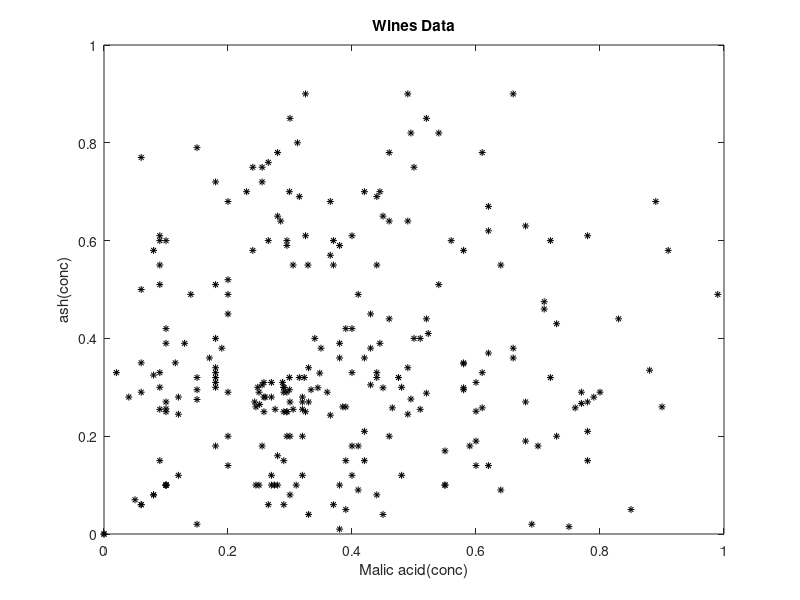
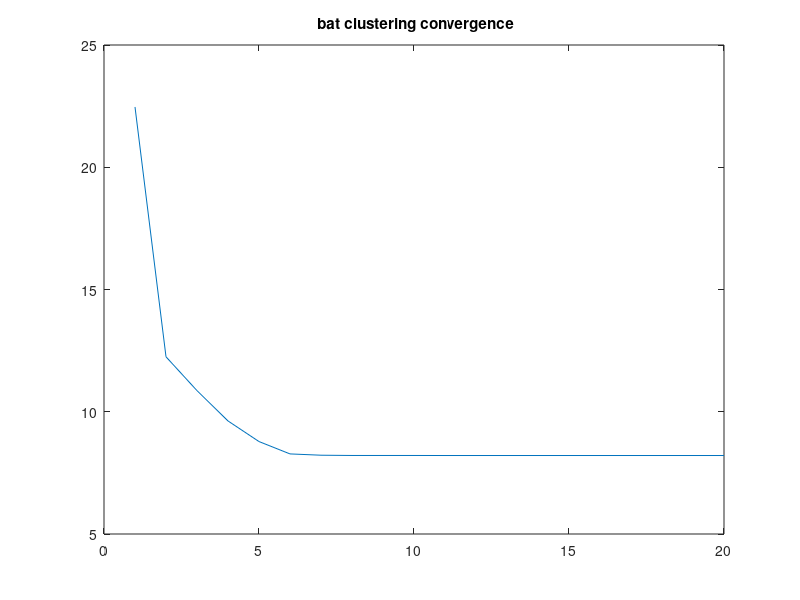
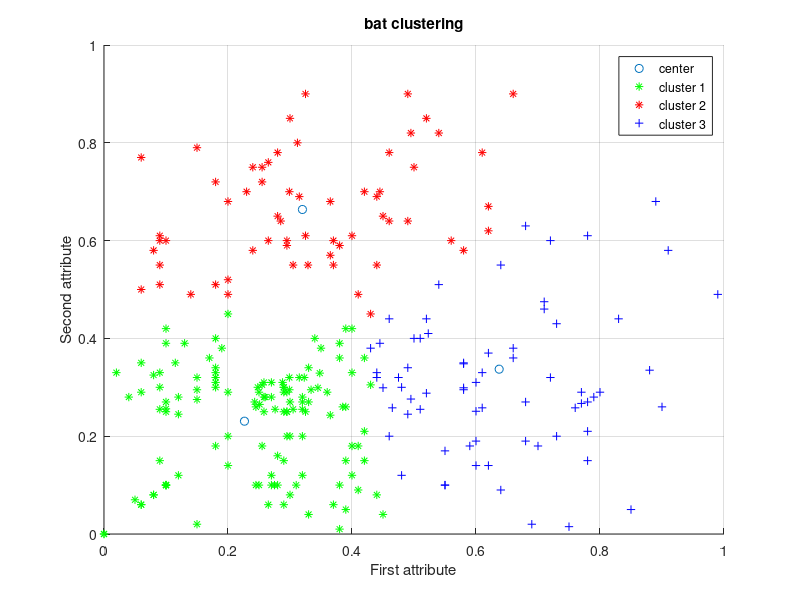

Write the MATLAB code that produced these figures, in order. (Note: this script raises an error after producing the figures.)
sam=load('Userknowledgemodelling.txt');
figure(1)
plot(sam(:,1),sam(:,2),'k*','MarkerSize',5);
title 'Wines Data';
xlabel 'Malic acid(conc)';
ylabel 'ash(conc)';
rng(1); % For reproducibility
sam = sam(:,1:2);
[S,D] = size(sam);

%D=D-1;
sam1=sam(:,1:D);
N = 20;
A = 0.5;  %loudness
r = 0.5;   %pulse rate
K = 3;
M = 20;
%frequency range
Qmin = 0;
Qmax = 0.02;

%iteration parameter
tol = 10^(-5);
N_iter = 0;

time=[];
%initial arrays
Q = zeros(N,1); %frequency
v = zeros(N,D*K); %velocities
%tic
%%
% initialize clustering matrix clamt is a N*S
for i=1:N
    clmat(i,:)=randperm(S);
    clmat(i,clmat(i,:)>K)=ceil(rand(1,sum(clmat(i,:)>K))*K);
end

%%
% initialize best fitness
fitt=inf*ones(1,N);
% best clustring
fljg=clmat(1,:);
%  The initial locations of n bats
x=zeros(N,K*D);
cen=zeros(K,D);
fitt2=fitt;
% best solution
fg=inf;
pg=x(1,:);

%%
%----------start---------%
  tic
     for count=1:M
         count
       
    for i=1:N
        ww=zeros(S,K);
        % if belong class, the value is 1 otherwise 0
        for ii=1:S
            ww(ii,clmat(i,ii))=1;
        end
        ccc=[];tmp=0;
        for j= 1:K
            % sum of attributes values
            sumcs = sum(ww(:,j)*ones(1,D).*sam1);
            % number of attributes
            countcs = sum(ww(:,j));
            % class center
            % attributes' number is 0, the center is 0
            if countcs==0
                cen(j,:)=zeros(1,D);
            % otherwise the center is mean of attributes value
            else
                cen(j,:)=sumcs/countcs;
                centmp(j,:)=cen(j,:);
            end
            ccc=[ccc,cen(j,:)];
            aa=find(ww(:,j)==1);
            if length(aa)~=0
                for k=1:length(aa)
                    tmp=tmp+(sum((sam1(aa(k),:)-cen(j,:)).^2));
                end
            end
        end
        x(i,:)=ccc;
        %best fitness
        fitt2(i)=tmp;    
    end
    %update.move
    [lightn,index] = sort(fitt2);
    x=x(index,:);
    [fmin,index] = min(fitt2);
    best = x(1);
      %lightn
    
    for i=1:N
        if fitt2(i)<fg
            pg=x(i,:);
            fg=fitt2(i);
            fljg=clmat(i,:);
            bestx=i;
        end
    end
    %fljg
    fg
    checkline(count)=fg;  
     
  %while (fmin>tol)
  %count
  %loop over all bats/solutions
    for i=1:N,
        Q(i)=Qmin+(Qmin-Qmax)*rand;
        v(i,:)=v(i,:)+(x(i,:)-best)*Q(i);
        x(i,:)=x(i,:)+v(i,:);
        %pulse rate
        if rand>r
            x(i,:)=best+0.01*randn(1,D*K);
        % update centriod
                for z=1:K
                    cen(z,:)=x(i,(z-1)*D+1:z*D);
                end
        end
        %evaluate new solutions
        %Fnew = Fun(S(i,:));
                for p=1:S
                    tmp1=zeros(1,K);
                    for k=1:K
                        %the distance between sample and central point
                        tmp1(k)=sum((sam1(p,:)-cen(k,:)).^2);
                    end
                    %clustering
                    [tmp2 clmat(i,p)]=min(tmp1);
                end
            
                %if the solution improves or not too loud 
                    if (tmp2<fitt2(i)&(rand<A))
                        x(i,:)=x(i,:);
                        fitt2(i)=tmp2;
                    end
                    %update the current best
                    if tmp2<=fmin
                        best=x(i,:);
                        fmin=tmp2;
                    end
         
        
    end
    N_iter=N_iter+N;
    
 % time(count)=toc
%% get precision and recall

    
    
    end
%% % get centre     
      toc
%                 for z=1:K
%                     cen(z,:)=x(bestx,(z-1)*D+1:z*D);
%                 end
    
%% inter-cluster distance
interdist=0;
% for i=1:K
%      aa=find(ww(:,i)==1);
%     for j=1:K
%         bb=find(ww(:,i)==1);
%         if i~=j
%             if length(aa)~=0 & length(bb)~=0
%                 for k=1:length(aa) 
%                     for  n=1:length(bb) 
%                      interdist=interdist+sum((sam1(aa(k),:)-sam1(bb(n),:)).^2);
%                     end
%                 end
%             end
%         end
%      end
% end


for i=1:K
    for j=1:K
        if i~=j
            interdist=interdist+sum((centmp(i,:)-centmp(j,:)).^2);
        end
    end
end
interdist=interdist/2;
%
%display
a=[];
b=[];
c=[];
d=[];
for i=1:S
    if fljg(i)==1.0
     a(end+1)=i;
    elseif fljg(i)==2.0
        b(end+1)=i;
    elseif fljg(i)==3.0
        c(end+1)=i;
    elseif fljg(i)==4.0
        d(end+1)=i;
    end
end

%%
%time=toc
figure(2)
plot(checkline);
title(' bat clustering convergence');
figure(3)
%plot3(cen(:,1),cen(:,2),cen(:,3),'o');grid;box
plot(cen(:,1),cen(:,2),'o');grid;box
title('bat clustering')
xlabel('First attribute')
ylabel('Second attribute')
YY=[1 2 3 4];
% index1 = find(YY(1) == best_solution)
% index2 = find(YY(2) == best_solution)
% index3 = find(YY(3) == best_solution)
% index4 = find(YY(4) == best_solution)
   line(sam(a,1),sam(a,2),'linestyle','none','marker','*','color','g');
   line(sam(b,1),sam(b,2),'linestyle','none','marker','*','color','r');
   line(sam(c,1),sam(c,2),'linestyle','none','marker','+','color','b');
   line(sam(d,1),sam(d,2),'linestyle','none','marker','s','color','b');
   legend('center','cluster 1','cluster 2','cluster 3');
rotate3d
std1=std2(sam1(a,:));
std22=std2(sam1(b,:));
std3=std2(sam1(c,:));
std4=std2(sam1(d,:));

%%%%%%%%%%%%%%%%%%%%%%%%%%%%% quality of clusters %%%%%%%%%%%%%%%%%%%%%%
data = sam1;
ids = fljg;
%%%%%% (1) calculation of Silhoutte coefficient%%%%%
figure(9)
[silh,h] = silhouette(data, ids);
avrgScore = mean(silh);
fprintf('Mean value of the silhoutte value over all the points is %f\n',avrgScore);

%%%% (2)calculation of Dunn Index%%%%%%%%
distM=squareform(pdist(data));
disp(sprintf('Dunns index for kmeans %d', dunns(K,distM,ids)));
figure(10)
scatter(data(:,1),data(:,2),10,ids,'filled');title('Clusters found by bat algorithm');axis equal;
    